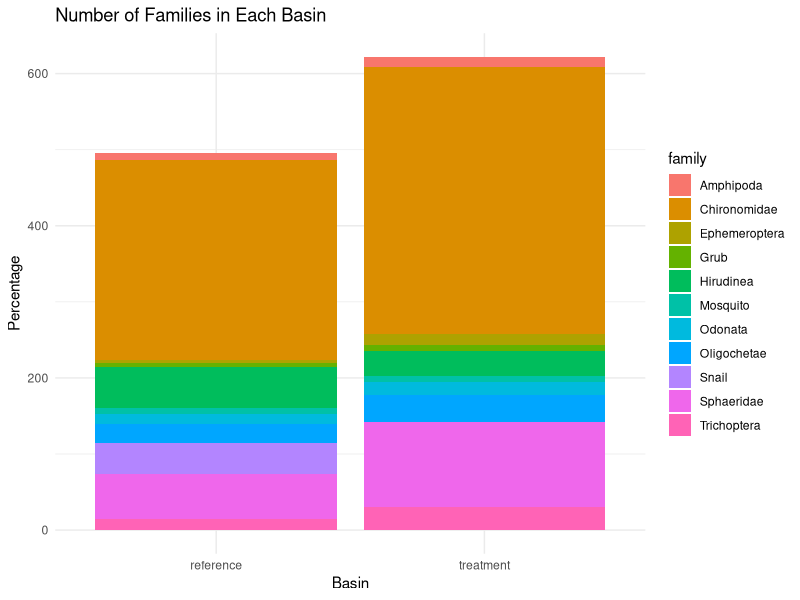
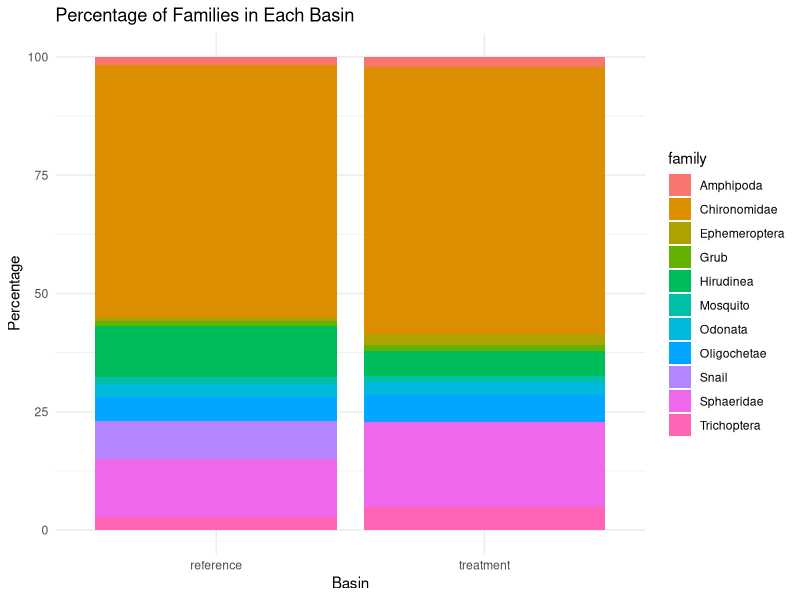
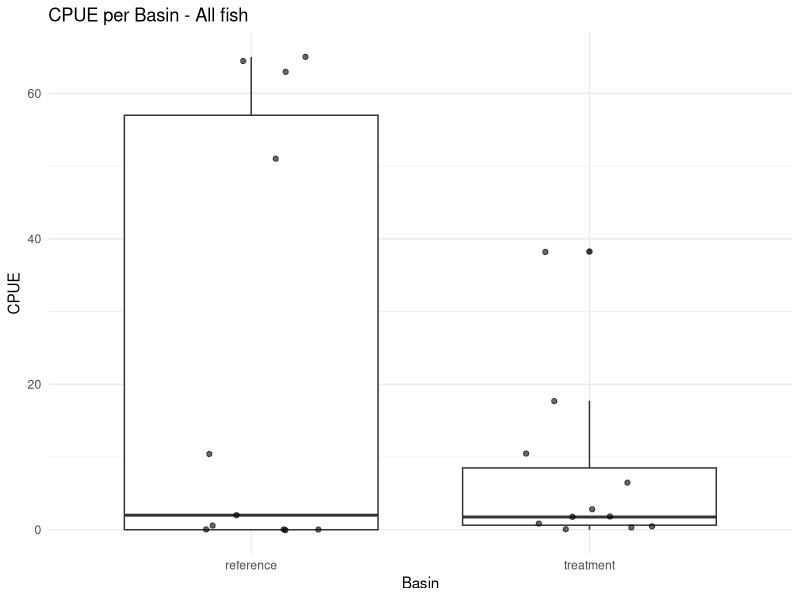
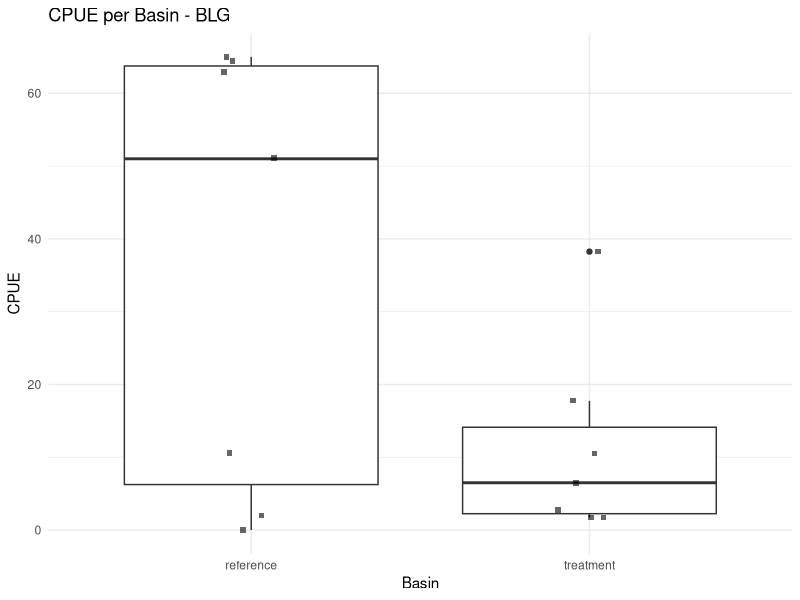
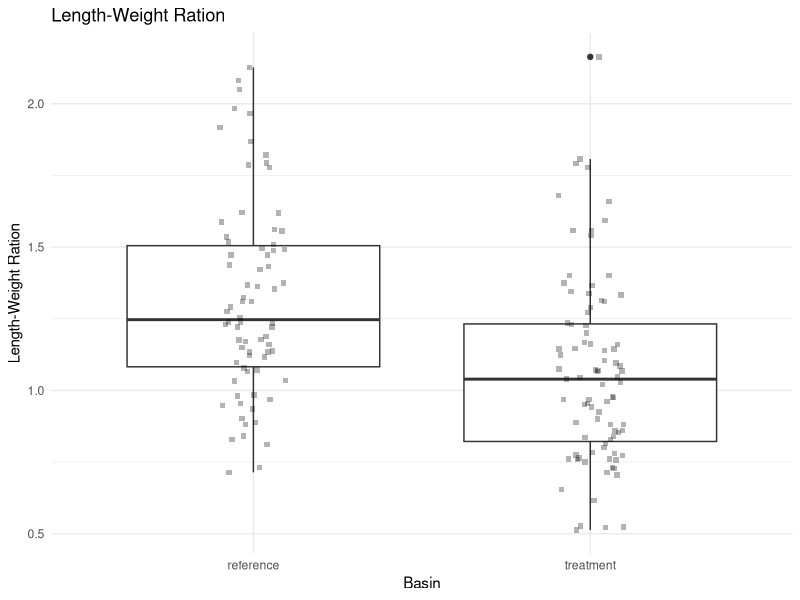

Reproduce these figures in R, in order.
#Hello! 

library(tidyverse)
library(readr)

bmi_2024 <- read_csv("bmi_2024.csv")
View(bmi_2024)

####BMI 2024####
#Lets quick play around with BMI 

#Cleaning, omit NAs 
bmi_2024 <- na.omit(bmi_2024)

#Sum families by basin 
bmi_sum <- bmi_2024 %>%
  group_by(basin, family) %>%
  summarise(total_num = sum(number)) %>%
  ungroup()

#change that to a percentage and make a new data frame 
bmi_sum_percentage <- bmi_sum %>%
  group_by(basin) %>%
  mutate(percentage = total_num / sum(total_num) * 100) %>%
  ungroup()

#Plot families by basin by number 
bmi_sbp <- ggplot(bmi_sum, aes(x = basin, y = total_num, fill = family)) +
  geom_bar(stat = "identity") +
  labs(title = "Number of Families in Each Basin",
       x = "Basin",
       y = "Percentage") +
  theme_minimal()
bmi_sbp

#Plot families by basin by percentage 
bmi_sbp_percentage <- ggplot(bmi_sum_percentage, aes(x = basin, y = percentage, fill = family)) +
  geom_bar(stat = "identity") +
  labs(title = "Percentage of Families in Each Basin",
       x = "Basin",
       y = "Percentage") +
  theme_minimal()
bmi_sbp_percentage

####Preyfish 2024####

#Note - removed perch and minnowtraps from these data to avoid 0 inflation 
preyfish_2024 <- read_csv("preyfish_2024.csv")
View(preyfish_2024)

#Cleaning, omit NAs 
preyfish_2024 <- na.omit(preyfish_2024)

preyfish_bp <- ggplot(preyfish_2024, aes(x = basin, y = CPUE)) +
  geom_boxplot() +                       # Add boxplot
  geom_jitter(width = 0.2, alpha = 0.6) + # Add individual points with jitter for better visibility
  labs(title = "CPUE per Basin - All fish",
       x = "Basin",
       y = "CPUE") +
  theme_minimal()
preyfish_bp

#Omit LMB for giggles 
blg_preyfish <- preyfish_2024 %>%
  filter(species != 'LMB')

#plot CPUE without LMB 
blg_bp <- ggplot(blg_preyfish, aes(x = basin, y = CPUE)) +
  geom_boxplot() +                       
  geom_jitter(width = 0.1, alpha = 0.6, shape=15) + 
  labs(title = "CPUE per Basin - BLG",
       x = "Basin",
       y = "CPUE") +
  theme_minimal()
blg_bp

####LMB Length Weight 2024####
lmb_lw_2024 <- read_csv("lmb_lw_2024.csv")
View(lmb_lw_2024)

#Omit NAs in basin, and weights >1000 and <100
lmb_lw_2024<- lmb_lw_2024 %>%
  filter(!is.na(basin) & weight != 1000 & weight >= 100)

lmb_lw_2024 <- lmb_lw_2024 %>%
  mutate(lw_ration = length / weight)

lmb_bp <- ggplot(lmb_lw_2024, aes(x = basin, y = lw_ration)) +
  geom_boxplot() +                       
  geom_jitter(width = 0.1, alpha = 0.3, shape=15) + 
  labs(title = "Length-Weight Ration",
       x = "Basin",
       y = "Length-Weight Ration") +
  theme_minimal()
lmb_bp

#Test for significance 

# Split the data by basin
ref_t <- lmb_lw_2024 %>% filter(basin == 'reference') %>% pull(lw_ration)
trt_t <- lmb_lw_2024 %>% filter(basin == 'treatment') %>% pull(lw_ration)

# Run a t-test comparing the two basins
t_test <- t.test(ref_t, trt_t)

# Print the results of the t-test
print(t_test)
